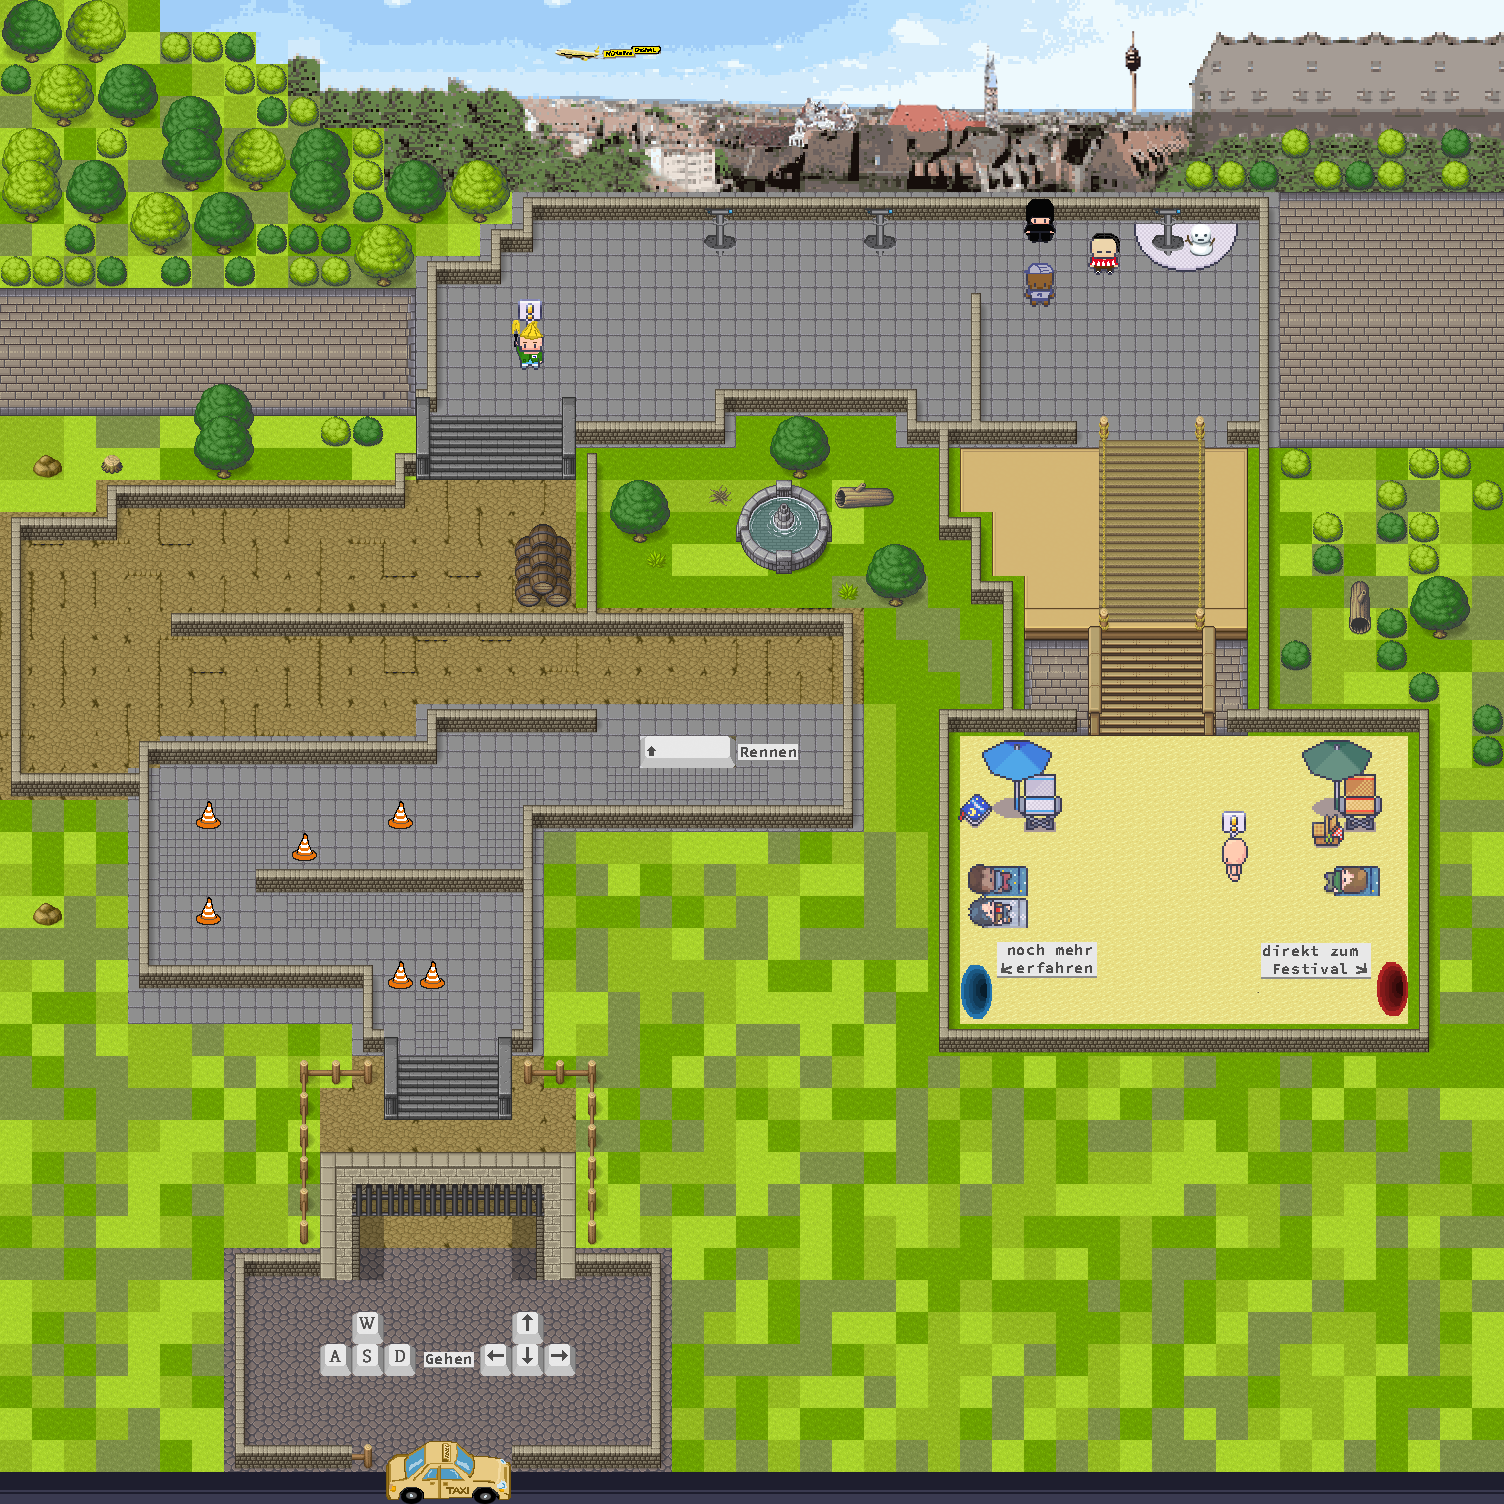

Below is a game level as drawn by its tile map, then a one-line description and the .tmx that defines it (tile-layer data replaced by summaries):
An orthogonal 47x47 tile map with 32x32 px tiles, 25 tile layers (collison, call-player, chat-expl, portal, ...), 19 tilesets and 5 objects (start-popup, chat-expl, call-player, chat, portal).

<map version="1.5" tiledversion="1.6.0" orientation="orthogonal" renderorder="right-down" width="47" height="47" tilewidth="32" tileheight="32" infinite="0" nextlayerid="39" nextobjectid="20">
 <editorsettings>
  <export target="onboarding.json" format="json" />
 </editorsettings>
 <properties>
  <property name="script" value="../script/script-loader.js?url=../onboardingNuedigital/onboarding.js" />
 </properties>
 <tileset firstgid="1" name="NueBurg" tilewidth="32" tileheight="32" tilecount="150" columns="25">
  <image source="../TilesNueDigital/NueBurg.png" width="800" height="208" />
 </tileset>
 <tileset firstgid="151" name="cija_32x32_expansion for Pipoya_CC0" tilewidth="32" tileheight="32" tilecount="1995" columns="15">
  <image source="../TilesNueDigital/cija_32x32_expansion for Pipoya_CC0.png" width="480" height="4256" />
 </tileset>
 <tileset firstgid="2146" name="Zeichenflaeche_9" tilewidth="32" tileheight="32" tilecount="256" columns="16">
  <image source="../TilesNueDigital/Zeichenflaeche_9.png" width="512" height="512" />
 </tileset>
 <tileset firstgid="2402" name="Zeichenflaeche_4-1" tilewidth="32" tileheight="32" tilecount="225" columns="15">
  <image source="../TilesNueDigital/Zeichenflaeche_4-1.png" width="480" height="480" />
 </tileset>
 <tileset firstgid="2627" name="Zeichenflaeche_2" tilewidth="32" tileheight="32" tilecount="12160" columns="16">
  <image source="../TilesNueDigital/Zeichenflaeche_2.png" width="512" height="24336" />
 </tileset>
 <tileset firstgid="14787" name="charakter" tilewidth="32" tileheight="32" tilecount="325" columns="25">
  <image source="../TilesNueDigital/charakter.png" width="800" height="435" />
 </tileset>
 <tileset firstgid="15112" name="mapUtilities" tilewidth="32" tileheight="32" tilecount="9" columns="9">
  <image source="../TilesNueDigital/mapUtilities.png" width="288" height="32" />
 </tileset>
 <tileset firstgid="15121" name="Teambank_brand" tilewidth="32" tileheight="32" tilecount="972" columns="54">
  <image source="../TilesNueDigital/Teambank_brand.png" width="1728" height="576" />
 </tileset>
 <tileset firstgid="16093" name="UI_32x32" tilewidth="32" tileheight="32" tilecount="224" columns="16">
  <image source="../TilesNueDigital/UI_32x32.png" width="512" height="448" />
 </tileset>
 <tileset firstgid="16317" name="Zeichenflaeche_4" tilewidth="32" tileheight="32" tilecount="288" columns="24">
  <image source="../TilesNueDigital/Zeichenflaeche_4.png" width="778" height="392" />
 </tileset>
 <tileset firstgid="16605" name="brandad_tileset" tilewidth="32" tileheight="32" tilecount="900" columns="30">
  <image source="../brandad_tileset.png" width="960" height="960" />
 </tileset>
 <tileset firstgid="17505" name="collision" tilewidth="32" tileheight="32" tilecount="1" columns="1">
  <image source="../collision.png" width="32" height="32" />
  <tile id="0">
   <properties>
    <property name="collides" type="bool" value="true" />
   </properties>
  </tile>
 </tileset>
 <tileset firstgid="17506" name="Leitlinen" tilewidth="32" tileheight="32" tilecount="30" columns="6">
  <image source="../TilesNueDigital/Leitlinen.png" width="192" height="160" />
 </tileset>
 <tileset firstgid="17536" name="Office_walls_floors_32x32" tilewidth="32" tileheight="32" tilecount="192" columns="16">
  <image source="../TilesNueDigital/Modern_Office/Upscaled_versions/Office_walls_floors_32x32.png" width="512" height="384" />
 </tileset>
 <tileset firstgid="17728" name="NUE_stuff" tilewidth="32" tileheight="32" tilecount="252" columns="21">
  <image source="../TilesNueDigital/NUE_stuff.png" width="698" height="384" />
 </tileset>
 <tileset firstgid="17980" name="ND_einzeln_pt_1" tilewidth="32" tileheight="32" tilecount="3024" columns="16">
  <image source="../TilesNueDigital/ND_einzeln_pt_1.png" width="512" height="6048" />
 </tileset>
 <tileset firstgid="21004" name="ND_einzeln_pt_2" tilewidth="32" tileheight="32" tilecount="2992" columns="16">
  <image source="../TilesNueDigital/ND_einzeln_pt_2.png" width="512" height="5984" />
 </tileset>
 <tileset firstgid="23996" name="ND_einzeln_pt_3" tilewidth="32" tileheight="32" tilecount="3152" columns="16">
  <image source="../TilesNueDigital/ND_einzeln_pt_3.png" width="512" height="6304" />
 </tileset>
 <tileset firstgid="27148" name="ND_einzeln_pt_4" tilewidth="32" tileheight="32" tilecount="2992" columns="16">
  <image source="../TilesNueDigital/ND_einzeln_pt_4.png" width="512" height="5984" />
 </tileset>
 <layer id="7" name="collison" width="47" height="47" opacity="0">
  <properties>
   <property name="collides" type="bool" value="true" />
  </properties>
  <data>[2209 cells, 343 non-empty, 1 distinct tile ids]</data>
 </layer>
 <group id="28" name="trigger-zones">
  <layer id="29" name="call-player" width="47" height="47">
   <properties>
    <property name="zone" value="call-player" />
   </properties>
   <data>[2209 cells, 198 non-empty, 1 distinct tile ids]</data>
  </layer>
  <layer id="31" name="chat-expl" width="47" height="47">
   <properties>
    <property name="zone" value="chat-expl" />
   </properties>
   <data>[2209 cells, 4 non-empty, 1 distinct tile ids]</data>
  </layer>
  <layer id="32" name="portal" width="47" height="47">
   <properties>
    <property name="zone" value="portal" />
   </properties>
   <data>[2209 cells, 8 non-empty, 1 distinct tile ids]</data>
  </layer>
  <layer id="30" name="chat" width="47" height="47">
   <properties>
    <property name="zone" value="chat" />
   </properties>
   <data>[2209 cells, 9 non-empty, 1 distinct tile ids]</data>
  </layer>
  <layer id="34" name="start-popup" width="47" height="47">
   <properties>
    <property name="zone" value="start-popup" />
   </properties>
   <data>[2209 cells, 3 non-empty, 1 distinct tile ids]</data>
  </layer>
 </group>
 <group id="17" name="start-layers">
  <layer id="16" name="start" width="47" height="47">
   <properties>
    <property name="zone" value="start" />
   </properties>
   <data>[2209 cells, 1 non-empty, 1 distinct tile ids]</data>
  </layer>
  <layer id="18" name="start-teleporter-beach" width="47" height="47">
   <properties>
    <property name="startLayer" type="bool" value="true" />
   </properties>
   <data>[2209 cells, 3 non-empty, 1 distinct tile ids]</data>
  </layer>
 </group>
 <group id="37" name="webcam-views">
  <layer id="38" name="view-nuremberg" width="47" height="47">
   <properties>
    <property name="openWebsite" value="https://zugspitze.panomax.com/" />
   </properties>
   <data>[2209 cells, 1 non-empty, 1 distinct tile ids]</data>
  </layer>
  <layer id="35" name="view-burg" width="47" height="47">
   <properties>
    <property name="openWebsite" value="./falke.html" />
   </properties>
   <data>[2209 cells, 1 non-empty, 1 distinct tile ids]</data>
  </layer>
  <layer id="36" name="view-fernsehturm" width="47" height="47">
   <properties>
    <property name="openWebsite" value="https://cityscope.panomax.com/nuernberg-fernsehturm?r=136&amp;z=108&amp;tl=0" />
   </properties>
   <data>[2209 cells, 1 non-empty, 1 distinct tile ids]</data>
  </layer>
 </group>
 <layer id="20" name="exit-beach" width="47" height="47">
  <properties>
   <property name="exitUrl" value="/@/ucs/ucs/ndf_onboarding_2#start-teleporter-office" />
  </properties>
  <data>[2209 cells, 2 non-empty, 1 distinct tile ids]</data>
 </layer>
 <layer id="33" name="exit-festival" width="47" height="47">
  <properties>
   <property name="exitUrl" value="/@/ucs/ucs/ndf_festival_zentral" />
  </properties>
  <data>[2209 cells, 2 non-empty, 1 distinct tile ids]</data>
 </layer>
 <layer id="26" name="subfloor" width="47" height="47">
  <data>[2209 cells, 2162 non-empty, 2 distinct tile ids]</data>
 </layer>
 <layer id="1" name="bottom" width="47" height="47">
  <data>[2209 cells, 2197 non-empty, 200 distinct tile ids]</data>
 </layer>
 <layer id="23" name="keys-and-lines" width="47" height="47">
  <data>[2209 cells, 37 non-empty, 37 distinct tile ids]</data>
 </layer>
 <layer id="3" name="top" width="47" height="47">
  <data>[2209 cells, 614 non-empty, 121 distinct tile ids]</data>
 </layer>
 <layer id="24" name="line-top-2" width="47" height="47">
  <data>[2209 cells, 0 non-empty, 0 distinct tile ids]</data>
 </layer>
 <layer id="25" name="line-top-3" width="47" height="47">
  <data>[2209 cells, 0 non-empty, 0 distinct tile ids]</data>
 </layer>
 <layer id="4" name="furniture" width="47" height="47">
  <data>[2209 cells, 58 non-empty, 54 distinct tile ids]</data>
 </layer>
 <layer id="5" name="furniture-top" width="47" height="47">
  <data>[2209 cells, 6 non-empty, 6 distinct tile ids]</data>
 </layer>
 <layer id="8" name="npc" width="47" height="47">
  <data>[2209 cells, 12 non-empty, 12 distinct tile ids]</data>
 </layer>
 <layer id="11" name="npc-marks" width="47" height="47">
  <data>[2209 cells, 4 non-empty, 2 distinct tile ids]</data>
 </layer>
 <objectgroup id="2" name="floorLayer">
  <object id="4" name="start-popup" x="291.334" y="1177" width="311.333" height="127.333" />
  <object id="7" name="chat-expl" x="864" y="128" width="224" height="92" />
  <object id="12" name="call-player" x="234" y="403" width="192" height="96" />
  <object id="13" name="chat" x="544" y="224" width="192" height="96" />
  <object id="18" name="portal" x="1216" y="736" width="202" height="160" />
 </objectgroup>
 <layer id="6" name="overwrite" width="47" height="47">
  <properties>
   <property name="depth" type="int" value="3" />
  </properties>
  <data>[2209 cells, 26 non-empty, 14 distinct tile ids]</data>
 </layer>
 <layer id="27" name="overwrite2" width="47" height="47">
  <data>[2209 cells, 0 non-empty, 0 distinct tile ids]</data>
 </layer>
</map>
